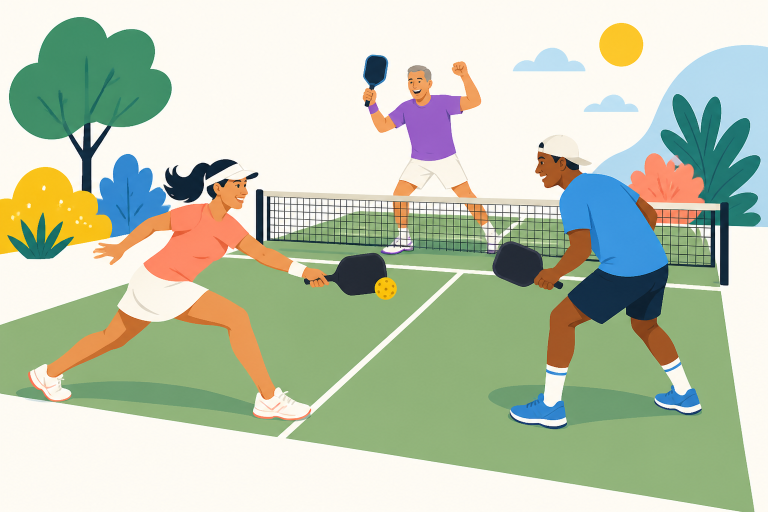
#> input picture assets/hero-rally.png, 1536 x 1024 px (shown at 1/2 size)
$ python build-stickers.py ../assets/hero-rally.png
#> lines starting #> are read from the running program, lines starting #| are printed output that depends on the picture
#!/usr/bin/env python3
"""Crop a generated sticker sheet into stable, titled local assets.

The illustration sheet is generated once; this deterministic step adds the exact
catalog titles so the artwork never relies on AI-generated lettering.

Usage: python3 scripts/build-stickers.py /path/to/generated-sticker-sheet.png
       python3 scripts/build-stickers.py --strip /path/to/generated-three-sticker-strip.png
"""

from pathlib import Path
import os
import sys
from PIL import Image, ImageDraw, ImageFont


ROOT = Path(__file__).resolve().parents[1]
OUTPUT = ROOT / "assets" / "stickers"

STICKERS = [
    ("court-explorer", "Court Explorer", "sky"),
    ("kitchen-keeper", "Kitchen Keeper", "coral"),
    ("grip-guide", "Grip Guide", "yellow"),
    ("ready-set", "Ready, Set", "green"),
    ("serve-compass", "Serve Compass", "coral"),
    ("rally-rhythm", "Rally Rhythm", "sky"),
    ("reset-runner", "Reset Runner", "violet"),
    ("score-caller", "Score Caller", "sky"),
    ("side-out-sleuth", "Side-out Sleuth", "yellow"),
    ("soft-touch", "Soft Touch", "violet"),
    ("sync-squad", "Sync Squad", "green"),
    ("fair-call", "Fair Call", "coral"),
    ("open-play-pal", "Open-play Pal", "sky"),
    ("game-day-ready", "Game-day Ready", "yellow"),
    ("kitchen-ace", "Kitchen Ace", "yellow"),
]

# A few neighboring motifs in the generated sheet touched the nominal cell
# boundary. These small gutters keep the final assets isolated without changing
# the artwork scale or composition.
CELL_GUTTERS = {
    2: (26, 0, 0, 0),
    3: (32, 0, 0, 0),
    10: (0, 0, 24, 0),
    12: (28, 0, 0, 0),
    13: (0, 0, 26, 0),
    14: (76, 0, 0, 0),
    15: (170, 0, 0, 0),
}

PALETTE = {
    "ink": (17, 21, 35, 255),
    "yellow": (255, 218, 58, 255),
    "coral": (255, 190, 176, 255),
    "sky": (173, 225, 246, 255),
    "violet": (216, 202, 255, 255),
    "green": (190, 235, 213, 255),
}


def load_font(size: int):
    candidates = [
        "/System/Library/Fonts/Supplemental/Arial Rounded Bold.ttf",
        "/System/Library/Fonts/Supplemental/Arial Bold.ttf",
        "/usr/share/fonts/truetype/dejavu/DejaVuSans-Bold.ttf",
    ]
    for candidate in candidates:
        if Path(candidate).exists():
            return ImageFont.truetype(candidate, size)
    return ImageFont.load_default()


def wrap_title(draw: ImageDraw.ImageDraw, title: str, font, max_width: int):
    words = title.split()
    lines = []
    current = ""
    for word in words:
        candidate = f"{current} {word}".strip()
        if current and draw.textbbox((0, 0), candidate, font=font)[2] > max_width:
            lines.append(current)
            current = word
        else:
            current = candidate
    if current:
        lines.append(current)
    return lines[:2]


def remove_edge_fragments(tile: Image.Image) -> Image.Image:
    """Drop tiny alpha components that leaked across the sheet cell boundary."""
    alpha = tile.getchannel("A")
    width, height = tile.size
    pixels = alpha.load()
    visited = set()
    components = []

    for y in range(height):
        for x in range(width):
            if (x, y) in visited or pixels[x, y] < 12:
                continue
            stack = [(x, y)]
            visited.add((x, y))
            points = []
            touches_edge = False
            while stack:
                px, py = stack.pop()
                points.append((px, py))
                touches_edge |= px in (0, width - 1) or py in (0, height - 1)
                for nx, ny in ((px - 1, py), (px + 1, py), (px, py - 1), (px, py + 1)):
                    if 0 <= nx < width and 0 <= ny < height and (nx, ny) not in visited and pixels[nx, ny] >= 12:
                        visited.add((nx, ny))
                        stack.append((nx, ny))
            components.append((len(points), touches_edge, points))

    mask = Image.new("L", (width, height), 0)
    mask_pixels = mask.load()
    for area, touches_edge, points in components:
        if touches_edge and area < 2200:
            continue
        for px, py in points:
            mask_pixels[px, py] = 255
    tile.putalpha(mask)
    return tile


def main():
    args = sys.argv[1:]
    strip_mode = bool(args and args[0] == "--strip")
    source_path = args[1] if strip_mode and len(args) > 1 else args[0] if args else os.environ.get("STICKER_SHEET_SOURCE", "")
    source = Path(source_path)
    if not source.exists():
        raise SystemExit(f"Generated sticker sheet not found: {source}")

    sheet = Image.open(source).convert("RGBA")
    OUTPUT.mkdir(parents=True, exist_ok=True)
    width, height = sheet.size
#> width = 1536; height = 1024
    selected = STICKERS[-3:] if strip_mode else STICKERS
    columns = 3 if strip_mode else 4
    tile_w = width / columns
#> tile_w = 384
    tile_h = height / (1 if strip_mode else 4)
#> tile_h = 256

    for index, (slug, title, tone) in enumerate(selected):
        row, column = divmod(index, columns)
        left = round(column * tile_w)
        top = round(row * tile_h)
        right = round((column + 1) * tile_w)
        bottom = round((row + 1) * tile_h)
        source_index = len(STICKERS) - len(selected) + index if strip_mode else index
        gutter_left, gutter_top, gutter_right, gutter_bottom = CELL_GUTTERS.get(source_index + 1, (0, 0, 0, 0))
        left += gutter_left
        top += gutter_top
        right -= gutter_right
        bottom -= gutter_bottom
        tile = sheet.crop((left, top, right, bottom))
        if not strip_mode:
            tile = remove_edge_fragments(tile)

        # Remove transparent padding, then leave a generous edge around the art.
        alpha = tile.getchannel("A")
        bbox = alpha.getbbox()
        if bbox:
            tile = tile.crop(bbox)
        tile.thumbnail((448, 380), Image.Resampling.LANCZOS)

        canvas = Image.new("RGBA", (512, 512), (0, 0, 0, 0))
        art_x = (512 - tile.width) // 2
        art_y = 18 + max(0, 380 - tile.height) // 2
        canvas.alpha_composite(tile, (art_x, art_y))

        draw = ImageDraw.Draw(canvas)
        font_size = 30 if len(title) <= 13 else 26
        font = load_font(font_size)
        lines = wrap_title(draw, title, font, 420)
        line_heights = [draw.textbbox((0, 0), line, font=font)[3] for line in lines]
        line_gap = 2
        text_height = sum(line_heights) + line_gap * (len(lines) - 1)
        ribbon_h = max(64, text_height + 26)
        ribbon_y = 512 - ribbon_h - 10
        ribbon_box = (28, ribbon_y, 484, 502)
        draw.rounded_rectangle(
            ribbon_box,
            radius=24,
            fill=PALETTE[tone],
            outline=PALETTE["ink"],
            width=5,
        )
        y = ribbon_y + (ribbon_h - text_height) // 2 - 1
        for line, line_height in zip(lines, line_heights):
            bbox = draw.textbbox((0, 0), line, font=font)
            text_w = bbox[2] - bbox[0]
            draw.text(
                ((512 - text_w) // 2, y),
                line,
                font=font,
                fill=PALETTE["ink"],
                stroke_width=1,
                stroke_fill=PALETTE["ink"],
            )
            y += line_height + line_gap

        output = OUTPUT / f"{slug}.png"
        canvas.save(output, format="PNG", optimize=True)
        print(output)
#> this loop made 15 passes
#> (lines, line_heights, text_height) on passes 1 to 12: (['Court Explorer'], [30], 30), (['Kitchen Keeper'], [30], 30), (['Grip Guide'], [34], 34), (['Ready, Set'], [34], 34), (['Serve Compass'], [34], 34), (['Rally Rhythm'], [34], 34), (['Reset Runner'], [28], 28), (['Score Caller'], [28], 28), (['Side-out Sleuth'], [25], 25), (['Soft Touch'], [28], 28), (['Sync Squad'], [34], 34), (['Fair Call'], [28], 28)
#> pass 1, in main, `tile = sheet.crop((left, top, right, bottom))`:
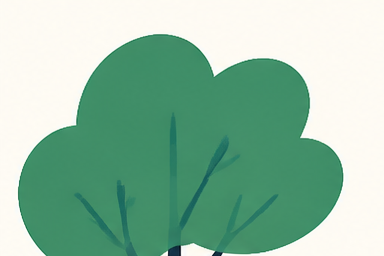
#> tile: PIL image 384x256 RGBA; mean R, G, B, A 149.2, 190.4, 166.9, 255
#> after the loop:
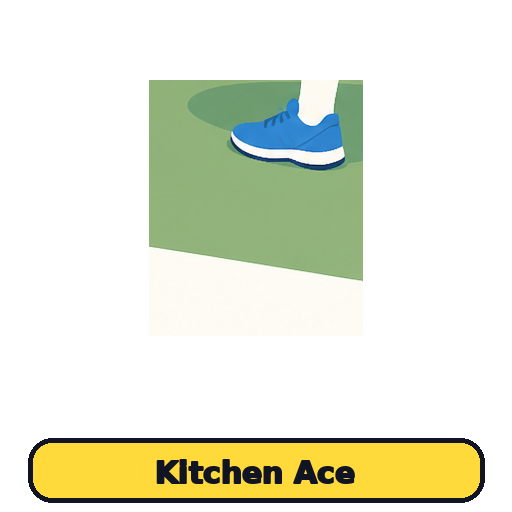
#> canvas: PIL image 512x512 RGBA; mean R, G, B, A 56.9, 59.5, 40.5, 81.7; transparent parts drawn white
#> after the loop:
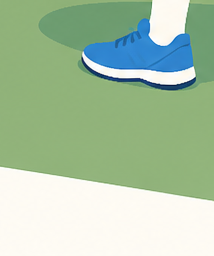
#> tile: PIL image 214x256 RGBA; mean R, G, B, A 169.7, 196, 166, 255


if __name__ == "__main__":
    main()
